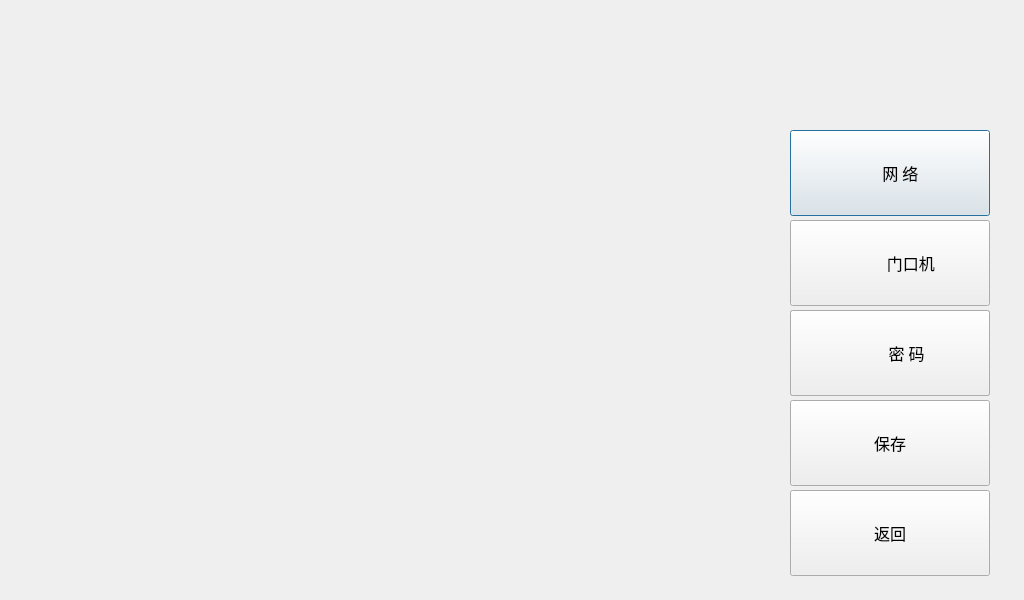
<?xml version="1.0" encoding="UTF-8"?>
<ui version="4.0">
 <class>SysSetEngineerDialog</class>
 <widget class="QDialog" name="SysSetEngineerDialog">
  <property name="geometry">
   <rect>
    <x>0</x>
    <y>0</y>
    <width>1024</width>
    <height>600</height>
   </rect>
  </property>
  <property name="windowTitle">
   <string>Dialog</string>
  </property>
  <widget class="CommonPushButton" name="pushButtonSysSetEngineerNetAddress">
   <property name="geometry">
    <rect>
     <x>790</x>
     <y>130</y>
     <width>200</width>
     <height>86</height>
    </rect>
   </property>
   <property name="font">
    <font>
     <family>AlArabiya</family>
     <pointsize>12</pointsize>
    </font>
   </property>
   <property name="text">
    <string>     网 络</string>
   </property>
  </widget>
  <widget class="CommonPushButton" name="pushButtonSysSetEngineerDoorMachine">
   <property name="geometry">
    <rect>
     <x>790</x>
     <y>220</y>
     <width>200</width>
     <height>86</height>
    </rect>
   </property>
   <property name="font">
    <font>
     <family>AlArabiya</family>
     <pointsize>12</pointsize>
    </font>
   </property>
   <property name="text">
    <string>          门口机</string>
   </property>
  </widget>
  <widget class="CommonPushButton" name="pushButtonSysSetEngineerReturn">
   <property name="geometry">
    <rect>
     <x>790</x>
     <y>490</y>
     <width>200</width>
     <height>86</height>
    </rect>
   </property>
   <property name="font">
    <font>
     <family>AlArabiya</family>
     <pointsize>12</pointsize>
    </font>
   </property>
   <property name="text">
    <string>返回</string>
   </property>
  </widget>
  <widget class="QFrame" name="framePanel">
   <property name="geometry">
    <rect>
     <x>44</x>
     <y>12</y>
     <width>700</width>
     <height>580</height>
    </rect>
   </property>
   <property name="frameShape">
    <enum>QFrame::NoFrame</enum>
   </property>
   <property name="frameShadow">
    <enum>QFrame::Raised</enum>
   </property>
  </widget>
  <widget class="CommonPushButton" name="pushButtonSysSetEngineerSave">
   <property name="geometry">
    <rect>
     <x>790</x>
     <y>400</y>
     <width>200</width>
     <height>86</height>
    </rect>
   </property>
   <property name="font">
    <font>
     <family>AlArabiya</family>
     <pointsize>12</pointsize>
    </font>
   </property>
   <property name="text">
    <string>保存</string>
   </property>
  </widget>
  <widget class="CommonPushButton" name="pushButtonSysSetEngineerRemoteCheck">
   <property name="geometry">
    <rect>
     <x>790</x>
     <y>310</y>
     <width>200</width>
     <height>86</height>
    </rect>
   </property>
   <property name="font">
    <font>
     <family>AlArabiya</family>
     <pointsize>12</pointsize>
    </font>
   </property>
   <property name="text">
    <string>远程设置</string>
   </property>
  </widget>
  <widget class="CommonPushButton" name="pushButtonSysSetEngineerPwd">
   <property name="geometry">
    <rect>
     <x>790</x>
     <y>310</y>
     <width>200</width>
     <height>86</height>
    </rect>
   </property>
   <property name="font">
    <font>
     <family>AlArabiya</family>
     <pointsize>12</pointsize>
    </font>
   </property>
   <property name="text">
    <string>        密 码</string>
   </property>
  </widget>
  <zorder>framePanel</zorder>
  <zorder>pushButtonSysSetEngineerNetAddress</zorder>
  <zorder>pushButtonSysSetEngineerDoorMachine</zorder>
  <zorder>pushButtonSysSetEngineerReturn</zorder>
  <zorder>pushButtonSysSetEngineerSave</zorder>
  <zorder>pushButtonSysSetEngineerRemoteCheck</zorder>
  <zorder>pushButtonSysSetEngineerPwd</zorder>
 </widget>
 <customwidgets>
  <customwidget>
   <class>CommonPushButton</class>
   <extends>QPushButton</extends>
   <header>commonpushbutton.h</header>
  </customwidget>
 </customwidgets>
 <tabstops>
  <tabstop>pushButtonSysSetEngineerReturn</tabstop>
  <tabstop>pushButtonSysSetEngineerNetAddress</tabstop>
  <tabstop>pushButtonSysSetEngineerDoorMachine</tabstop>
  <tabstop>pushButtonSysSetEngineerPwd</tabstop>
 </tabstops>
 <resources/>
 <connections/>
</ui>
